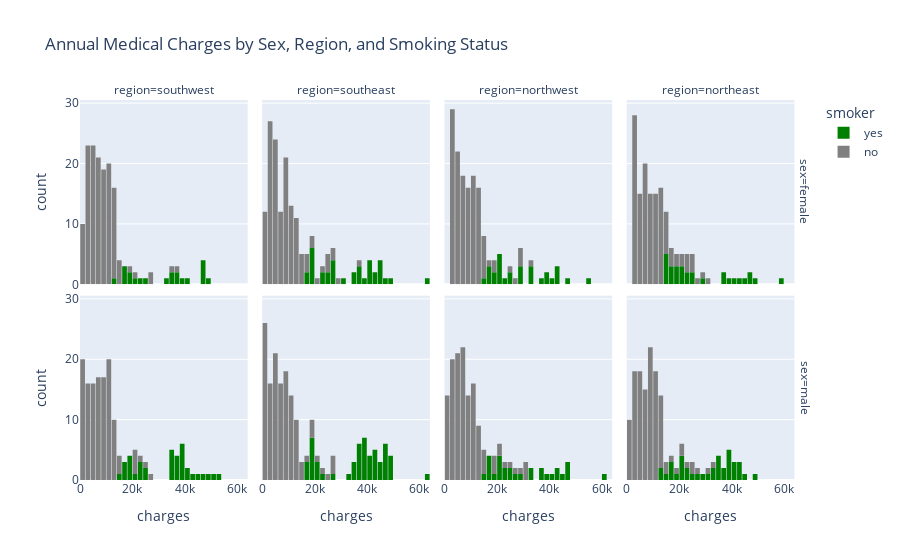

The code cell stored with this chart in its notebook:
### Code cell
fig = px.histogram(medical_df,
                   x='charges', 
                   color='smoker',
                   facet_row='sex',  # Facet by sex (rows)
                   facet_col='region',  # Facet by region (columns)
                   marginal='box',
                   color_discrete_sequence=['green', 'grey'],
                   title='Annual Medical Charges by Sex, Region, and Smoking Status')

fig.update_layout(bargap=0.1)
fig.show()

### Figure 1 — Plotly figure (JSON) as saved in the notebook; plotly's stock layout.template omitted (floating-point values rounded to 4 significant figures; data arrays with more than 128 entries replaced by an {"elided": "..."} marker saying what was removed)
{"data": [{"alignmentgroup": "True", "bingroup": "x", "hovertemplate": "smoker=yes<br>sex=female<br>region=southwest<br>charges=%{x}<br>count=%{y}<extra></extra>", "legendgroup": "yes", "marker": {"color": "green", "pattern": {"shape": ""}}, "name": "yes", "offsetgroup": "yes", "orientation": "v", "showlegend": true, "type": "histogram", "x": [16880.0, 39840.0, 47290.0, 17080.0, 48820.0, 47310.0, 34840.0, 47930.0, 13840.0, 18610.0, 37080.0, 24520.0, 46110.0, 17500.0, 19020.0, 34170.0, 22480.0, 41660.0, 20170.0, 33900.0, 36400.0], "xaxis": "x5", "yaxis": "y5"}, {"alignmentgroup": "True", "bingroup": "x", "hovertemplate": "smoker=yes<br>sex=female<br>region=southeast<br>charges=%{x}<br>count=%{y}<extra></extra>", "legendgroup": "yes", "marker": {"color": "green", "pattern": {"shape": ""}}, "name": "yes", "offsetgroup": "yes", "orientation": "v", "showlegend": false, "type": "histogram", "x": [27810.0, 23240.0, 16580.0, 30940.0, 19110.0, 36150.0, 37130.0, 19440.0, 17090.0, 19520.0, 48890.0, 63770.0, 45860.0, 42970.0, 34440.0, 24670.0, 27040.0, 46200.0, 44400.0, 40930.0, 40420.0, 19540.0, 23070.0, 38790.0, 36020.0, 27530.0, 45010.0, 40970.0, 35600.0, 44420.0, 24180.0, 40940.0, 18330.0, 18220.0, 26130.0, 43900.0], "xaxis": "x6", "yaxis": "y6"}, {"alignmentgroup": "True", "bingroup": "x", "hovertemplate": "smoker=yes<br>sex=female<br>region=northwest<br>charges=%{x}<br>count=%{y}<extra></extra>", "legendgroup": "yes", "marker": {"color": "green", "pattern": {"shape": ""}}, "name": "yes", "offsetgroup": "yes", "orientation": "v", "showlegend": false, "type": "histogram", "x": [14710.0, 43580.0, 32730.0, 21350.0, 18030.0, 28950.0, 39980.0, 43940.0, 17470.0, 25680.0, 42980.0, 40000.0, 17750.0, 55140.0, 29330.0, 21770.0, 16420.0, 21680.0, 39730.0, 20230.0, 21880.0, 33910.0, 46660.0, 36900.0, 23890.0, 33310.0, 24540.0, 18770.0, 29140.0], "xaxis": "x7", "yaxis": "y7"}, {"alignmentgroup": "True", "bingroup": "x", "hovertemplate": "smoker=yes<br>sex=female<br>region=northeast<br>charges=%{x}<br>count=%{y}<extra></extra>", "legendgroup": "yes", "marker": {"color": "green", "pattern": {"shape": ""}}, "name": "yes", "offsetgroup": "yes", "orientation": "v", "showlegend": false, "type": "histogram", "x": [37700.0, 19960.0, 38510.0, 29520.0, 22330.0, 47900.0, 24870.0, 48520.0, 21660.0, 15010.0, 19590.0, 14460.0, 58570.0, 15360.0, 16660.0, 23400.0, 37270.0, 42110.0, 24110.0, 46260.0, 19800.0, 14570.0, 44640.0, 16780.0, 40900.0, 21770.0, 20300.0, 14280.0, 16120.0], "xaxis": "x8", "yaxis": "y8"}, {"alignmentgroup": "True", "bingroup": "x", "hovertemplate": "smoker=yes<br>sex=male<br>region=southwest<br>charges=%{x}<br>count=%{y}<extra></extra>", "legendgroup": "yes", "marker": {"color": "green", "pattern": {"shape": ""}}, "name": "yes", "offsetgroup": "yes", "orientation": "v", "showlegend": false, "type": "histogram", "x": [36840.0, 38711, 35590.0, 51190.0, 48170.0, 23570.0, 15820.0, 34780.0, 42860.0, 16300.0, 35490.0, 36090.0, 22140.0, 25380.0, 17940.0, 36200.0, 21080.0, 39240.0, 23310.0, 40180.0, 40100.0, 44590.0, 19040.0, 18260.0, 19930.0, 39000.0, 19200.0, 34470.0, 39730.0, 25310.0, 52590.0, 38420.0, 16230.0, 47400.0, 38340.0, 34830.0, 37830.0], "xaxis": "x", "yaxis": "y"}, {"alignmentgroup": "True", "bingroup": "x", "hovertemplate": "smoker=yes<br>sex=male<br>region=southeast<br>charges=%{x}<br>count=%{y}<extra></extra>", "legendgroup": "yes", "marker": {"color": "green", "pattern": {"shape": ""}}, "name": "yes", "offsetgroup": "yes", "orientation": "v", "showlegend": false, "type": "histogram", "x": [39610.0, 38710.0, 37740.0, 34300.0, 17660.0, 37170.0, 47060.0, 18970.0, 21220.0, 36950.0, 19520.0, 44260.0, 46150.0, 17180.0, 42110.0, 21980.0, 42120.0, 38130.0, 46890.0, 46600.0, 22220.0, 32550.0, 38250.0, 48680.0, 42560.0, 34810.0, 40270.0, 19360.0, 18250.0, 36310.0, 21200.0, 43810.0, 19720.0, 44200.0, 48670.0, 47460.0, 42000.0, 18770.0, 42210.0, 37480.0, 44500.0, 48970.0, 39870.0, 34670.0, 41680.0, 41950.0, 36120.0, 38280.0, 39720.0, 19350.0, 47270.0, 49580.0, 26930.0, 17040.0, 62590.0], "xaxis": "x2", "yaxis": "y2"}, {"alignmentgroup": "True", "bingroup": "x", "hovertemplate": "smoker=yes<br>sex=male<br>region=northwest<br>charges=%{x}<br>count=%{y}<extra></extra>", "legendgroup": "yes", "marker": {"color": "green", "pattern": {"shape": ""}}, "name": "yes", "offsetgroup": "yes", "orientation": "v", "showlegend": false, "type": "histogram", "x": [47500.0, 21100.0, 17560.0, 20750.0, 40720.0, 17350.0, 43920.0, 33750.0, 36220.0, 38750.0, 42760.0, 24390.0, 26110.0, 28870.0, 23810.0, 45700.0, 32790.0, 46130.0, 18310.0, 15820.0, 20010.0, 23970.0, 17360.0, 24920.0, 16450.0, 37470.0, 60020.0, 46720.0, 21470.0], "xaxis": "x3", "yaxis": "y3"}, {"alignmentgroup": "True", "bingroup": "x", "hovertemplate": "smoker=yes<br>sex=male<br>region=northeast<br>charges=%{x}<br>count=%{y}<extra></extra>", "legendgroup": "yes", "marker": {"color": "green", "pattern": {"shape": ""}}, "name": "yes", "offsetgroup": "yes", "orientation": "v", "showlegend": false, "type": "histogram", "x": [39770.0, 30180.0, 22410.0, 39560.0, 15520.0, 43750.0, 20980.0, 12830.0, 41100.0, 24870.0, 48550.0, 41920.0, 42300.0, 39130.0, 35150.0, 34620.0, 20150.0, 45710.0, 36190.0, 43250.0, 17900.0, 20770.0, 39600.0, 27220.0, 33730.0, 35070.0, 39050.0, 41030.0, 16140.0, 13750.0, 33480.0, 17180.0, 37610.0, 18650.0, 34250.0, 22460.0, 21260.0, 28100.0], "xaxis": "x4", "yaxis": "y4"}, {"alignmentgroup": "True", "bingroup": "x", "hovertemplate": "smoker=no<br>sex=female<br>region=southwest<br>charges=%{x}<br>count=%{y}<extra></extra>", "legendgroup": "no", "marker": {"color": "grey", "pattern": {"shape": ""}}, "name": "no", "offsetgroup": "no", "orientation": "v", "showlegend": true, "type": "histogram", "x": {"elided": "141 float values"}, "xaxis": "x5", "yaxis": "y5"}, {"alignmentgroup": "True", "bingroup": "x", "hovertemplate": "smoker=no<br>sex=female<br>region=southeast<br>charges=%{x}<br>count=%{y}<extra></extra>", "legendgroup": "no", "marker": {"color": "grey", "pattern": {"shape": ""}}, "name": "no", "offsetgroup": "no", "orientation": "v", "showlegend": false, "type": "histogram", "x": {"elided": "139 float values"}, "xaxis": "x6", "yaxis": "y6"}, {"alignmentgroup": "True", "bingroup": "x", "hovertemplate": "smoker=no<br>sex=female<br>region=northwest<br>charges=%{x}<br>count=%{y}<extra></extra>", "legendgroup": "no", "marker": {"color": "grey", "pattern": {"shape": ""}}, "name": "no", "offsetgroup": "no", "orientation": "v", "showlegend": false, "type": "histogram", "x": {"elided": "135 float values"}, "xaxis": "x7", "yaxis": "y7"}, {"alignmentgroup": "True", "bingroup": "x", "hovertemplate": "smoker=no<br>sex=female<br>region=northeast<br>charges=%{x}<br>count=%{y}<extra></extra>", "legendgroup": "no", "marker": {"color": "grey", "pattern": {"shape": ""}}, "name": "no", "offsetgroup": "no", "orientation": "v", "showlegend": false, "type": "histogram", "x": {"elided": "132 float values"}, "xaxis": "x8", "yaxis": "y8"}, {"alignmentgroup": "True", "bingroup": "x", "hovertemplate": "smoker=no<br>sex=male<br>region=southwest<br>charges=%{x}<br>count=%{y}<extra></extra>", "legendgroup": "no", "marker": {"color": "grey", "pattern": {"shape": ""}}, "name": "no", "offsetgroup": "no", "orientation": "v", "showlegend": false, "type": "histogram", "x": [1827.0, 1837.0, 10600.0, 2302.0, 20630.0, 7727.0, 4647.0, 7740.0, 6082.0, 1261.0, 1843.0, 10450.0, 8117.0, 10440.0, 7147.0, 1980.0, 5254.0, 12330.0, 7197.0, 1832.0, 4261.0, 7441.0, 3906.0, 8444.0, 2866.0, 9145.0, 13820.0, 24600.0, 4751.0, 1262.0, 14990.0, 3260.0, 5080.0, 8968.0, 23080.0, 5970.0, 5927.0, 4762.0, 7512.0, 1970.0, 21800.0, 10600.0, 9563.0, 1254.0, 12570.0, 8028.0, 1256.0, 11360.0, 13390.0, 12960.0, 3848.0, 2494.0, 9725.0, 1243.0, 7442.0, 3659.0, 11370.0, 10090.0, 1978.0, 9391.0, 6666.0, 8703.0, 12360.0, 1242.0, 8068.0, 12150.0, 11260.0, 12980.0, 1263.0, 10070.0, 3484.0, 11740.0, 2417.0, 8063.0, 27940.0, 1252.0, 2103.0, 3598.0, 7446.0, 13390.0, 4402.0, 1526.0, 10970.0, 8782.0, 6600.0, 11580.0, 8458.0, 6849.0, 6282.0, 3443.0, 1683.0, 15170.0, 5488.0, 6250.0, 10100.0, 7160.0, 4746.0, 1973.0, 21230.0, 8799.0, 9850.0, 4076.0, 10580.0, 3591.0, 11250.0, 20420.0, 2904.0, 10210.0, 14360.0, 3693.0, 9630.0, 10790.0, 5980.0, 4671.0, 12350.0, 11350.0, 5615.0, 6059.0, 1242.0, 3277.0, 8615.0, 10960.0, 1965.0, 6876.0, 4536.0, 10330.0], "xaxis": "x", "yaxis": "y"}, {"alignmentgroup": "True", "bingroup": "x", "hovertemplate": "smoker=no<br>sex=male<br>region=southeast<br>charges=%{x}<br>count=%{y}<extra></extra>", "legendgroup": "no", "marker": {"color": "grey", "pattern": {"shape": ""}}, "name": "no", "offsetgroup": "no", "orientation": "v", "showlegend": false, "type": "histogram", "x": {"elided": "134 float values"}, "xaxis": "x2", "yaxis": "y2"}, {"alignmentgroup": "True", "bingroup": "x", "hovertemplate": "smoker=no<br>sex=male<br>region=northwest<br>charges=%{x}<br>count=%{y}<extra></extra>", "legendgroup": "no", "marker": {"color": "grey", "pattern": {"shape": ""}}, "name": "no", "offsetgroup": "no", "orientation": "v", "showlegend": false, "type": "histogram", "x": {"elided": "132 float values"}, "xaxis": "x3", "yaxis": "y3"}, {"alignmentgroup": "True", "bingroup": "x", "hovertemplate": "smoker=no<br>sex=male<br>region=northeast<br>charges=%{x}<br>count=%{y}<extra></extra>", "legendgroup": "no", "marker": {"color": "grey", "pattern": {"shape": ""}}, "name": "no", "offsetgroup": "no", "orientation": "v", "showlegend": false, "type": "histogram", "x": [6406.0, 2721.0, 2395.0, 6080.0, 8606.0, 6799.0, 4441.0, 3645.0, 11490.0, 30260.0, 1706.0, 27380.0, 3491.0, 10410.0, 4828.0, 1695.0, 4005.0, 6610.0, 9225.0, 4041.0, 9282.0, 9618.0, 4237.0, 20280.0, 1705.0, 6747.0, 11940.0, 9723.0, 10440.0, 4668.0, 11570.0, 6600.0, 13980.0, 8334.0, 12400.0, 3482.0, 8303.0, 10740.0, 8964.0, 9290.0, 2727.0, 2255.0, 2897.0, 12730.0, 11170.0, 1967.0, 6837.0, 11760.0, 9361.0, 3858.0, 8343.0, 1708.0, 6067.0, 3269.0, 8335.0, 12910.0, 3861.0, 4435.0, 6749.0, 7173.0, 14410.0, 13140.0, 10140.0, 1712.0, 11240.0, 7730.0, 2104.0, 1984.0, 8604.0, 17130.0, 5031.0, 5429.0, 3071.0, 7448.0, 12740.0, 5210.0, 3310.0, 4429.0, 12320.0, 10070.0, 13130.0, 8891.0, 10420.0, 13560.0, 8689.0, 4661.0, 4847.0, 25330.0, 32110.0, 11530.0, 9501.0, 3280.0, 25520.0, 4500.0, 4915.0, 4519.0, 8628.0, 4438.0, 23240.0, 9958.0, 2251.0, 1705.0, 11390.0, 14390.0, 9288.0, 5757.0, 13970.0, 2102.0, 10800.0, 2396.0, 9222.0, 20710.0, 8604.0, 9964.0, 1702.0, 12890.0, 6858.0, 6641.0, 11940.0, 6986.0, 11930.0, 1709.0, 11270.0, 19500.0, 13140.0], "xaxis": "x4", "yaxis": "y4"}], "layout": {"annotations": [{"font": {}, "showarrow": false, "text": "region=southwest", "x": 0.115, "xanchor": "center", "xref": "paper", "y": 1, "yanchor": "bottom", "yref": "paper"}, {"font": {}, "showarrow": false, "text": "region=southeast", "x": 0.365, "xanchor": "center", "xref": "paper", "y": 1, "yanchor": "bottom", "yref": "paper"}, {"font": {}, "showarrow": false, "text": "region=northwest", "x": 0.615, "xanchor": "center", "xref": "paper", "y": 1, "yanchor": "bottom", "yref": "paper"}, {"font": {}, "showarrow": false, "text": "region=northeast", "x": 0.865, "xanchor": "center", "xref": "paper", "y": 1, "yanchor": "bottom", "yref": "paper"}, {"font": {}, "showarrow": false, "text": "sex=male", "textangle": 90, "x": 0.98, "xanchor": "left", "xref": "paper", "y": 0.2425, "yanchor": "middle", "yref": "paper"}, {"font": {}, "showarrow": false, "text": "sex=female", "textangle": 90, "x": 0.98, "xanchor": "left", "xref": "paper", "y": 0.7575, "yanchor": "middle", "yref": "paper"}], "bargap": 0.1, "barmode": "relative", "legend": {"title": {"text": "smoker"}, "tracegroupgap": 0}, "title": {"text": "Annual Medical Charges by Sex, Region, and Smoking Status"}, "xaxis": {"anchor": "y", "domain": [0, 0.23], "title": {"text": "charges"}}, "xaxis2": {"anchor": "y2", "domain": [0.25, 0.48], "matches": "x", "title": {"text": "charges"}}, "xaxis3": {"anchor": "y3", "domain": [0.5, 0.73], "matches": "x", "title": {"text": "charges"}}, "xaxis4": {"anchor": "y4", "domain": [0.75, 0.98], "matches": "x", "title": {"text": "charges"}}, "xaxis5": {"anchor": "y5", "domain": [0, 0.23], "matches": "x", "showticklabels": false}, "xaxis6": {"anchor": "y6", "domain": [0.25, 0.48], "matches": "x", "showticklabels": false}, "xaxis7": {"anchor": "y7", "domain": [0.5, 0.73], "matches": "x", "showticklabels": false}, "xaxis8": {"anchor": "y8", "domain": [0.75, 0.98], "matches": "x", "showticklabels": false}, "yaxis": {"anchor": "x", "domain": [0, 0.485], "title": {"text": "count"}}, "yaxis2": {"anchor": "x2", "domain": [0, 0.485], "matches": "y", "showticklabels": false}, "yaxis3": {"anchor": "x3", "domain": [0, 0.485], "matches": "y", "showticklabels": false}, "yaxis4": {"anchor": "x4", "domain": [0, 0.485], "matches": "y", "showticklabels": false}, "yaxis5": {"anchor": "x5", "domain": [0.515, 1], "matches": "y", "title": {"text": "count"}}, "yaxis6": {"anchor": "x6", "domain": [0.515, 1], "matches": "y", "showticklabels": false}, "yaxis7": {"anchor": "x7", "domain": [0.515, 1], "matches": "y", "showticklabels": false}, "yaxis8": {"anchor": "x8", "domain": [0.515, 1], "matches": "y", "showticklabels": false}}}
